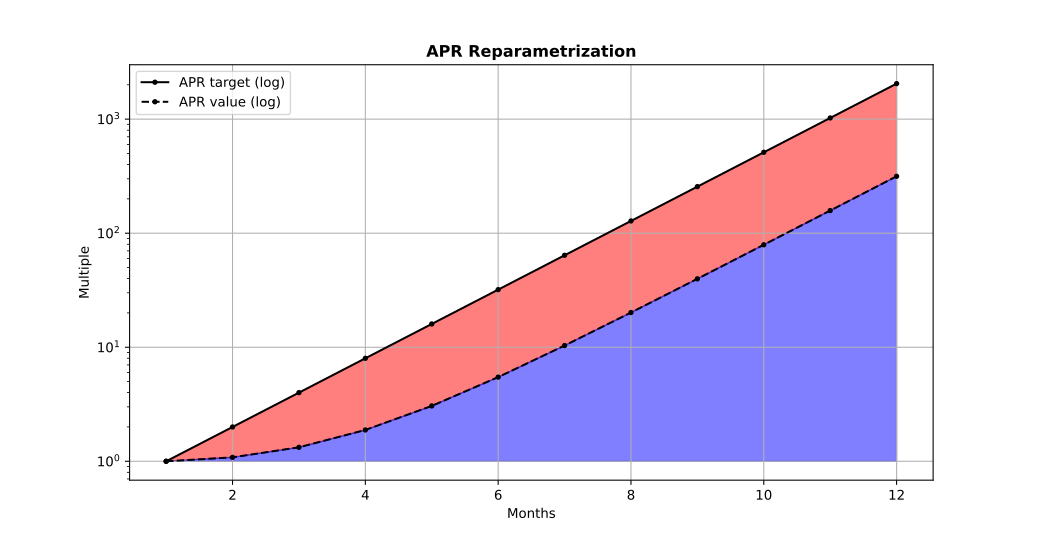

This chart was generated by the following Python code:
#!/usr/bin/env -S ipython --matplotlib=auto

#%%
import matplotlib.pyplot as pp
import numpy as np
import os

path = os.path.dirname(os.path.abspath(__file__))
path = os.path.join(path, 'apr-of.txt')
data = np.genfromtxt(path)[:12,:]
tgts = data[:,2] / 1000
aprs = data[:,1] / 1000
idxs = data[:,0]
ones = np.ones(12)

pp.semilogy(idxs, tgts, color='black', marker='.')
pp.semilogy(idxs, aprs, color='black', marker='.', linestyle='--')
pp.fill_between(idxs, tgts, aprs, where=tgts>=0, color='r', alpha=0.5)
pp.fill_between(idxs, aprs, ones, where=aprs>=0, color='b', alpha=0.5)

pp.title('APR Reparametrization', fontweight='bold')
pp.legend(['APR target (log)', 'APR value (log)'])
pp.ylabel('Multiple')
pp.xlabel('Months')
pp.grid()

#%%
if __name__ == '__main__':
    pp.show(block=True)
